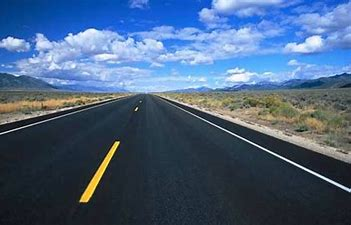
#> input picture road.jpg, 351 x 225 px
$ python '26 Probabilistic Hough Transform using HoughLinesP in OpenCV.py'
#> lines starting #> are read from the running program, lines starting #| are printed output that depends on the picture; after the words box and inside, x2 and y2 are one past the last pixel; in counts of white or black regions, pixels touching at a corner belong together
import cv2
import numpy as np
import matplotlib.pyplot as plt

img = cv2.imread('road.jpg')
#> img is the input picture: shape (225, 351, 3); mean B, G, R 126.6, 96.9, 73.3
gray = cv2.cvtColor(img, cv2.COLOR_BGR2GRAY)
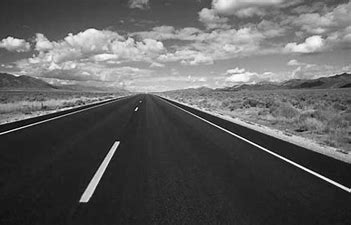
#> gray: shape (225, 351); min 0, max 253, mean 93.2
edges = cv2.Canny(gray, 50, 150, apertureSize=3)
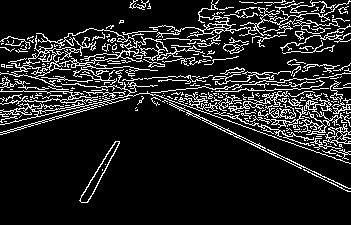
#> edges: shape (225, 351); 13.4% white in thin lines or dots
cv2.imshow("Edges", edges)
lines = cv2.HoughLinesP(edges, 1, np.pi / 180, 200,minLineLength=100,maxLineGap=10)
#> lines = [[170, 104, 350, 191], [181, 107, 348, 188]]

for line in lines:
    x1,y1,x2,y2=line[0]
    cv2.line(img,(x1,y1),(x2,y2),(0,255,0),2)
#> this loop made 2 passes
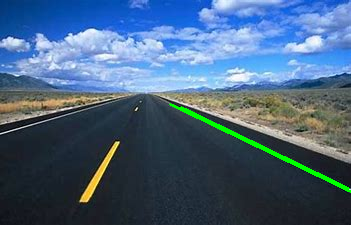
#> img: shape (225, 351, 3); 1.13% of pixels changed, all inside (x1, y1, x2, y2) = (169, 103, 351, 193)

cv2.imshow("Image", img)
cv2.waitKey(0)
cv2.destroyAllWindows()
